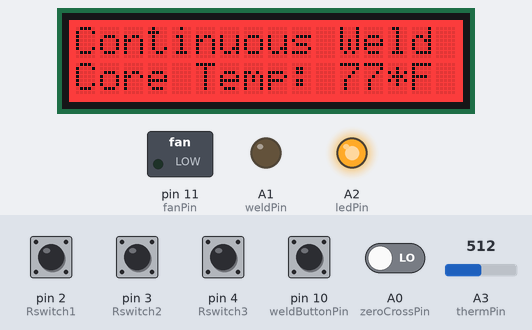
A sketch run on a simulated Arduino Pro Mini, built with avr-gcc and run on an emulated ATmega328P. Shown: 16×2 character LCD, switched loads named in the sketch (green lamp = pin HIGH), output pins drawn as LEDs (lit = HIGH). The inputs (shaded band) are chosen by the test bench; at power-on: pin 2 (Rswitch1), pin 3 (Rswitch2), pin 4 (Rswitch3), pin 10 (weldButtonPin) HIGH, A0 (zeroCrossPin) LOW, A3 (thermPin) = 512. What the sketch prints to the serial monitor is not drawn.

Above: at 2.4 s.
2.5 s: A3 (thermPin) set to 835
At 2.8 s:
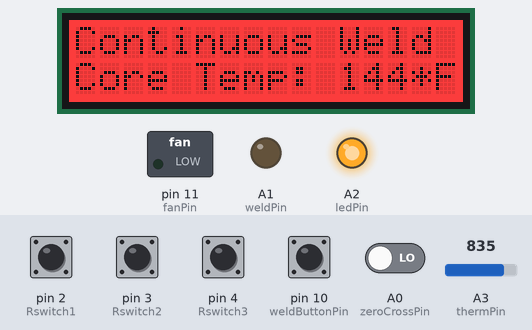
4.0 s: A3 (thermPin) set to 868
At 5.0 s:
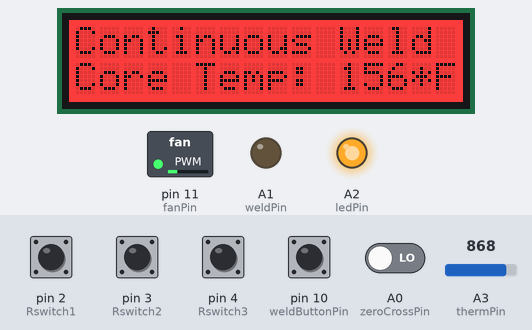
7.0 s: pin 10 (weldButtonPin) pulled LOW for 0.15 s
At 7.27 s:
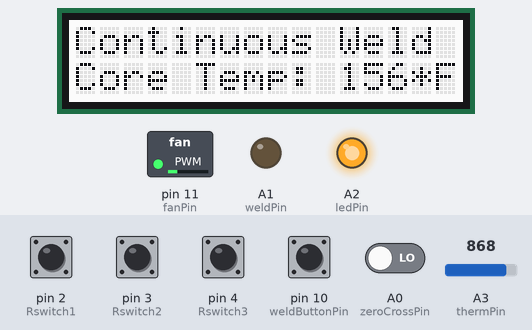
10.1 s: pin 2 (Rswitch1) pulled LOW for 0.15 s
At 10.32 s:
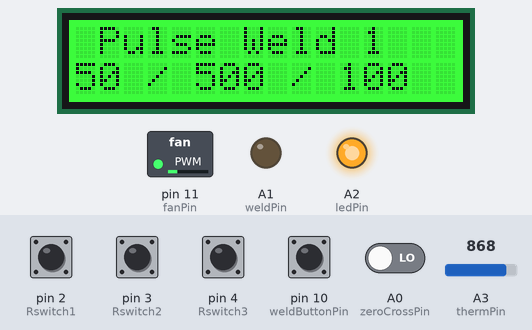
12.0 s: pin 3 (Rswitch2) pulled LOW for 0.15 s
At 12.21 s:
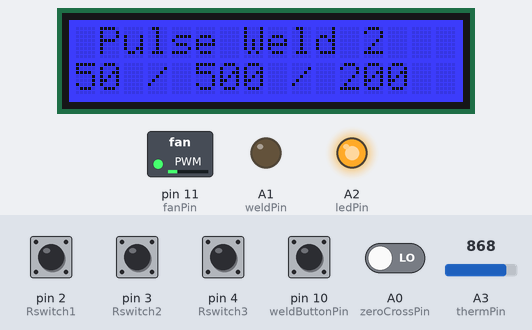
13.9 s: pin 4 (Rswitch3) pulled LOW for 0.15 s
At 14.18 s:
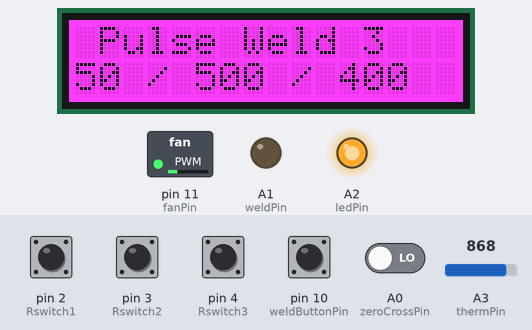
Timing chart, 0 to 16.8 s (numbered marks = the images above; inputs shaded):
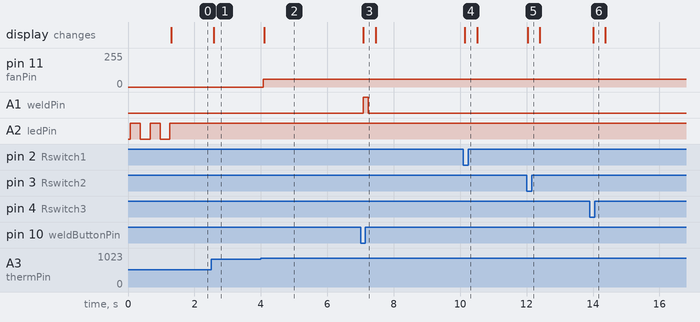

Measured:
- the behaviour switches between 851 and 852 on A3 (thermPin) (found by bisection; images 1 and 2)
- after the input at 2.5 s, the display: changes after 0.08 s (image 1)
- after the input at 4.0 s, pin 11 (fanPin): 0/255 → 58/255 after 0.07 s; the display: changes after 0.10 s (image 2)
- after the input at 7.0 s, A1 (weldPin): LOW → HIGH after 0.09 s, → LOW 0.15 s later; the display: changes after 0.09 s (image 3)
- after the input at 10.1 s, the display: changes at once (image 4)
- after the input at 12.0 s, the display: changes at once (image 5)
- after the input at 13.9 s, the display: changes after 0.10 s (image 6)

The sketch:

DIY_SpotWelder.ino
```cpp
// (licence header left out)
/*include library dependencies */
#include <Arduino.h>	//Arduino core library
#include <Streaming.h>  // library for concatenating serial output code
#include <Switch.h>		// library to debounce and read switche by Albert van Dalen
#include <Albert.h>		// library for blinking LED on power up by Albert van Dalen
#include <Wire.h>		// display uses I2C aka Wire
#include <rgb_lcd.h>	// library for the Grove RGB Backlight LCD Display - 16 columns 2 rows

/*Hardware setup for I/O connections (pins) on the Arduino pro-mini board  */
const byte weldPin = A1;  // output connected to A7 via air wire for SCR gate control (since A7 was bad on my board)
const byte weldButtonPin = 10;  // input connected to type N barrel connector
const byte thermPin = A3;	// analog input connected to thermistor
const byte ledPin = A2;		// analog output connected to anode for green LED
const byte fanPin = 11;		// analog output connected to base of NPN transistor that drives the fan
const byte zeroCrossPin = A0;   // input connected to 1M ohm resistor to read AC signal
const byte menu1Pin = 8;	// input connected to momentary switch 1
const byte menu2Pin = 9;	// input connected to momentary switch 2
const byte menu3Pin = 7;        // input connected to A6 via air wire for momentary switch 3 (since A6 was bad on my board)

/*more ascii art of Hardware for the MODE selector. The pins wired to a rotary switch, configured as active low

	     OFF (nc  or Rswitch0)
	        |
	       /    _Rswitch1
	      /
	 GND_/       _Rswitch2

            	 _Rswitch3


	       Rswitch0         rotary switch OFF position has no connection */
const byte Rswitch1 = 2;  //rotary switch 1st position I/O pin
const byte Rswitch2 = 3;  //rotary switch 2nd position I/O pin
const byte Rswitch3 = 4;  //rotary switch 3rd position I/O pin

/* TEMPERATURE CONTROL RANGE
5v vcc from the arduino is supplied to a voltage divider circuit via a 1k thermistor (NTC) and a 1k ohm resistor
which provides a voltage used for calculating temperature of the welding transformer core. The overheat protection
will cut off the weldign current at 350 degrees farenheit, set by MAXtemp. However, we want to avoid this by
cooling the core with increasing fan speed beginning at 150 degress, set by MINtemp, with the fan full on by 300
degrees (2xMINtemp).
*/

const int MAXtemp = 350; // CRITICAL overheat protection current cut off point
const int MINtemp = 150; // overheat protection activation threshold to begin cooling

/*other declared constants*/
const int sinusMax_us = 4167; //1000ms divided by 60Hz divided by 4SinusPeriods equals 4167us
const int step_ms = 50;        //increment weld pulse by this amount in miliseconds
const byte MAXfan = 255;	//assign max PWM value for fan speed must be less than 256

/* construct a weld button */
Switch weldButton(weldButtonPin); //switch.h library call

/* instantiate a display object*/
rgb_lcd lcd; //Grove RGB Backlight library call

typedef struct {				// define a data structure to hold welder status data
	byte mode;                  // for mode
	int temperature;		  //for temperature
	boolean sinus;			 // for zerocross
	boolean fire;		    // for weld actuator
	byte fanspeed;		   // for PWM value to drive fan motor
}inputData;				 // label it inputData

/*  declare an array for each of the weld timers and store an initial value for each of the 4 modes.
	The first postion is always null since mode 0 is continuous and does not use timed pulses */
int preWeldPulse[4] = { 0, 50, 50, 50 };     // array for duration of the pre-weld pulse time for each mode
int weldPause[4] = { 0, 500, 500, 500 };	// array for the pause between pulses for each mode
int weldPulse[4] = { 0, 100, 200, 400 };		// array for duratrion of the main weld pulse for each mode
/*	declare an array to hold the mode names as strings for disoplay purposes*/
char* modeString[] = { "Continuous Weld" , " Pulse Weld 1" , " Pulse Weld 2" , " Pulse Weld 3" };

/* declare and initialize other global vars */
//int preWeld_ms = 50;	 //variable for first weld pulse in miliseconds
//int weldPause_ms = 500; //pause between pulses in miliseconds
byte colorR = 0;	   // variable for Red component of RGB backlight display
byte colorG = 0;      // variable for Green component of RGB backlight display
byte colorB = 255;   // variable for Blue component of RGB backlight display
inputData myData;   // variable to hold status data


//bool continuously = 0;	// global flag to indicate whether user desires continuous weld mode option

void setup()
{
	Serial.begin(9600);
	lcd.begin(16, 2);

	// set backlight color
	lcd.setRGB(colorR, colorG, colorB);

	/* setup pins*/

	pinMode(Rswitch1, INPUT_PULLUP); //rotory switch first click to the right
	pinMode(Rswitch2, INPUT_PULLUP); //rotory switch second click
	pinMode(Rswitch3, INPUT_PULLUP); //rotory switch third click

	/*weld button configured active low
	uses a barrel jack connector for easy change of hardware
	(i.e thumb swith, foot pedal, limit switch, etc.) */
	pinMode(weldButtonPin, INPUT_PULLUP);

	/* for output to SCRs that control AC to the MOT
	(microwave oven transformer) modified with
	rewound secondary for high amperage output */
	pinMode(weldPin, OUTPUT);

	/* for power on indicator */
	pinMode(ledPin, OUTPUT);

	/* for reading zero cross of Alternating Current Sinus */
	pinMode(zeroCrossPin, INPUT);

	/* for the fan*/
	pinMode(fanPin, OUTPUT);

	/* END setup pins */

	//signal power up/reset
	blinkLed(ledPin, 2); // albert.h library call
	digitalWrite(ledPin, 1); // power on indication

	/* check for continuous welding mode
	weldButton.poll(); //switch.h library call
	if (weldButton.on() & !Rswitch()) { //if weldButton is fired at switch position 0
		continuously = 1; // enable continuous welding - WARNING overheat danger!
		colorR = 255; colorG = 0; colorB = 0; // make backlight red
	}
	*/

	lcd.setRGB(colorR, colorG, colorB); // light the display

	//analogWrite(fanPin, MAXfan); //start pwm on fan at max

	/* populate the modeData structures with initial values*/

}
void loop()
{
	getStatus();								// read our sensors and switches
	while (myData.temperature >= MAXtemp){		// while OVERHEATED is true
		myData.fanspeed = MAXfan;				// set fan speed go max
		analogWrite(fanPin, myData.fanspeed);   // run fan to cool the core
		shutDown();								// shutdown the weldeing transformer
		getStatus();							// read sensors again
	}
	if (myData.temperature < MINtemp){			// if temperature is below minimum threshold
		myData.fanspeed = 0;					// set fan speed to 0
		analogWrite(fanPin, myData.fanspeed);	// turn off the fan
	}
	if (myData.temperature >= MINtemp){			// if temperature is above minimum threshold
		myData.fanspeed = strainMap(myData.temperature, MINtemp, 300L, 50L, MAXfan); // set fan speed accoprding to temperature level
		analogWrite(fanPin, myData.fanspeed);	// run the fan to cool the core
	}

	switch (myData.mode)					//check what mode we aere in
	{
		case 0: {					// if mode is 0
					colorR = 255;	// make RGB backlight color red
					colorG = 0;
					colorB = 0;
					display(myData.mode);
					weld(weldButton.on()); // continuous welding
					break;
		}
		case 1: {
					colorR = 0;
					colorG = 255;	// make RGB backlight color green
					colorB = 0;
					display(myData.mode);
					if (weldButton.pushed())
					{
						weldCyclus(myData.mode); // use timerz
					}
					break;
		}
		case 2: {
					colorR = 0;
					colorG = 0;
					colorB = 255;		// make RGB backlight color blue
					display(myData.mode);
					if (weldButton.pushed())
					{
						weldCyclus(myData.mode); // use timerz
					}
					break;
		}
		case 3: {
					colorR = 255;
					colorG = 0;
					colorB = 255;		// make RGB backlight color purple
					display(myData.mode);
					if (weldButton.pushed())
					{
						weldCyclus(myData.mode); // use timerz
					}
					break;
		}
	}
}
void shutDown()
{
	colorR = 155; //some red
	colorG = 165; //more green
	colorB = 2;  //and hardly any blue
	lcd.setRGB(colorR, colorG, colorB); //sets RGB backlight yellow
	lcd.clear();  //clear screen
	lcd.setCursor(0, 0); //from top left corner of screen
	lcd.print("OVERHEATED "); //write the message
	lcd.print(myData.temperature); //write the temoerature
	lcd.print("*F"); //in Farenheight
	delay(1000); //wait a second
	lcd.setCursor(0, 4); //on the next row indented 4 spaces
	lcd.print("waiting..."); //write the message
	lcd.blink(); //lets blink for added attention
	delay(2000); //wait a couple seconds
}
void weldCyclus(int mode)
{
	sinusMax();
	pulseWeld(preWeldPulse[mode]);
	delay(weldPause[mode]);
	sinusMax();
	pulseWeld(weldPulse[mode]);
}
int Rswitch()
{
	byte mode;
	if (!digitalRead(Rswitch1)) //switched 1st position equals 1
		mode = 1;
	else if (!digitalRead(Rswitch2)) //switched 2nd position equals 2
		mode = 2;
	else if (!digitalRead(Rswitch3)) //switched 3rd position equals 3
		mode = 3;
	else mode = 0;					// mode to 0 (off position)
	return mode;					//return the byte as mode
}
void pulseWeld(int ms)
{
	weld(1);
	delay(ms);
	weld(0);
	Serial << "            weld: " << ms << "ms" << endl;
}
void weld(bool b)
{
	digitalWrite(weldPin, b);  //send weld signal to SCRs or not
	lcd.setRGB(255, 255, 255); //flash white backlight while welding
	if (!b) lcd.setRGB(colorR, colorG, colorB); //revert backlight color

}
void sinusMax()
{
	                                     //to prevent inrush current, turn-on at the sinus max
	while (digitalRead(zeroCrossPin)); //AC sinus is above zero do nothing
	while (!digitalRead(zeroCrossPin)); //AC sinus is below zero do nothing
	delayMicroseconds(sinusMax_us); // just crossed zero at beginning of sinus wait until max
}
long strainMap(long strain, long inmin, long inmax, long outmin, long outmax) //constrains input before mapping
{
	if (strain <= inmin) return outmin;  // if input too low then return minimum range
	if (strain >= inmax) return outmax;  // if input too high then returm maximum range
	return (strain - inmin) * (outmax - outmin) / (inmax - inmin) + outmin; // return calculated output
}
int readTemperature()
{
	float temp = analogRead(thermPin); // read the voltage (0 to 1023 = 0 to 5v)
	Serial << "analog: " << temp;  // print the value
	// convert the value to the resistance of the thermistor (R1)
	// R1 = R2 * (Vin / Vout - 1)
	temp = 1023.0 / temp - 1; // (Vin / Vout - 1)
	temp =  1000.0 * temp; // R2 * (Vin / Vout -1)
	Serial << " resistance: " << temp << " Ohms"; //print the resistance
	// to solve for temperature use steinhart B parameter equation
	// 1 / T = 1 / To + 1 / B * ln(R / Ro) where To is room temperature in Kelvin
	// and B = 3986 for the 1k thermistor (marked 102)
	float steinhart; // we need another variable
	steinhart =  temp/1000.0; // (R / Ro)
	steinhart = log(steinhart); // ln(R / Ro)
	steinhart /= 3986.0; // 1/B * ln(R / Ro)
	steinhart += 1.0 / (25.0 + 273.15); // + (1 / To)
	steinhart = 1.0 / steinhart; // Invert
	steinhart -= 273.15; // convert to Celsius
	Serial << " / " << steinhart << "*C"; //print temperature in degrees celsius
	steinhart = (steinhart * 1.8) + 32.0; // convert to farenheit
	Serial << " / " << steinhart <<"*F"; // print temperature in degrees farenheit
	temp = int(steinhart); // cast as an integer
	Serial << " / " << temp << endl; // print the result we will return
	return (temp); // return the temperature (farenheit)
//	return (200); // for debug fan
//	return (351); // for debug testing shutDown()

}
void getStatus() {					// populate the myData status data structure
	weldButton.poll();
	myData.temperature = readTemperature();		// with the temperature
	myData.mode = Rswitch();			// with the mode
	myData.fire = weldButton.on();			// state of the weld actuator
	myData.sinus = digitalRead(zeroCrossPin);	// state of the MAINS sinus
}

void displayStatus()
{
	getStatus(); //get the status data
	lcd.clear();					// clear lcd screen
	lcd.setCursor(0, 0);			// from top left of LCD screen
	lcd.print("mode:");			// print message
	switch (myData.mode)
	{
		case 0:	// except if mode 0 which is continuos weld
			lcd.print("Continuous ");   // print Continuous
			break;
		default:						// otherwise
		{
			lcd.print("Pulse (");		// print Pulse (
			lcd.print(preWeldPulse[myData.mode]);		// print preWeld pulse time
			lcd.print("/");				// print /
			lcd.print(weldPause[myData.mode]);	// print pause time
			lcd.print("/");				// print /
			lcd.print(weldPulse[myData.mode]);		// print weld pulse time
			lcd.print(") ");			// print )
			break;
		}
	}
	lcd.print("weld:");				// print message
	lcd.print(myData.fire);			// print weld actuator status
	lcd.print(" zc:");				// print message
	lcd.print(myData.sinus);		// print zerocross status
	lcd.setCursor(0, 1);			// on the next line
	lcd.print("Temperature:");			// print message
	lcd.print(myData.temperature);	// print temperature
	lcd.print("* Fan:");				// print message
	Serial << "fan speed:" << myData.fanspeed << endl; // print the value of fanspeed to serial window
	byte speed = map(myData.fanspeed, 0, 255, 0, 100); //convert the fan speed PWM value to percent
	lcd.print(speed);				//print the fanspeed
	lcd.print("%");					// as percentage
	delay(500);						// wait a half second
									// scroll to the left to read rest of nessage
	for (int positionCounter = 0; positionCounter < 15; positionCounter++) { //loop needed positions total
		lcd.scrollDisplayLeft(); // scroll left one position at a time
		delay(150);				 // wait a bit so its not a blur
	}
	delay(300);					// wait a litte so user can read screen
	Serial << "free ram: " << freeRam() << endl; // wrie available ram to serial window
}
void display(int mode) {
	lcd.setRGB(colorR, colorG, colorB); // light the display
	lcd.clear();						// clear the screen
	lcd.setCursor(0, 0);					// from top left
	lcd.print(modeString[mode]);					// print the mode
	lcd.setCursor(0, 1);				// on thenext line
	if (!mode) {
		lcd.print("Core Temp: ");
		lcd.print(myData.temperature);
		lcd.print("*F");
	}
	else {
		lcd.print(preWeldPulse[mode]);
		lcd.print(" / ");
		lcd.print(weldPause[mode]);
		lcd.print(" / ");
		lcd.print(weldPulse[mode]);
	}
}
int freeRam() {
	extern int __heap_start, *__brkval;
	int v;
	return (int)&v - (__brkval == 0 ? (int)&__heap_start : (int)__brkval);
}
```

Albert.h
```cpp
// (licence header left out)
#ifndef ALBERT_H
#define ALBERT_H

#define arrayLenght(array) sizeof(array)/sizeof(array[0]) // compile-time calculation

int availableRAM();
void openDrain(byte pin, bool value);
void blinkLed(byte pin, int n=3);
void maxLoops(const unsigned long loops);

unsigned inline adcIn(bool &overflow, const byte adcPin, const int samples) // inline library functions must be in header
{ unsigned long adcVal = 0;
  for(int i=0; i<samples; i++)
  { unsigned temp = analogRead(adcPin);
    adcVal += temp;
    overflow = ((temp >= 1023) | (temp <= 0));
  }
  adcVal /= samples;
  return adcVal;
}

unsigned inline adcIn(const byte adcPin, const int samples) // inline library functions must be in header
{ unsigned long adcVal = 0;
  for(int i=0; i<samples; i++) adcVal += analogRead(adcPin);
  adcVal /= samples;
  return adcVal;
}

template<class T>
inline Print &operator ,(Print &stream, const T arg)
{ stream.print(" ");
  stream.print(arg);
  return stream;
}

int inline analogReadfast(byte ADCpin, byte prescalerBits=4) // inline library functions must be in header
{ byte ADCSRAoriginal = ADCSRA;
  ADCSRA = (ADCSRA & B11111000) | prescalerBits;
  int adc = analogRead(ADCpin);
  ADCSRA = ADCSRAoriginal;
  return adc;
}

#endif
```

Switch.h
```cpp
// (licence header left out)
#ifndef SWITCH_H
#define SWITCH_H

class Switch
{
public:
  Switch(byte _pin, byte PinMode=INPUT_PULLUP, bool polarity=LOW, int debounceDelay=50, int longPressDelay=300, int doubleClickDelay=250);
  bool poll(); // Returns 1 if switched
  bool switched(); // will be refreshed by poll()
  bool on();
  bool pushed(); // will be refreshed by poll()
  bool released(); // will be refreshed by poll()
  bool longPress(); // will be refreshed by poll()
  bool doubleClick(); // will be refreshed by poll()

  unsigned long _switchedTime, pushedTime;

protected:
  bool process(bool newlevel);

  const byte pin;
  const int debounceDelay, longPressDelay, doubleClickDelay;
  const bool polarity;
  bool level, _switched, _longPress, longPressLatch, _doubleClick;
};

#endif
```
